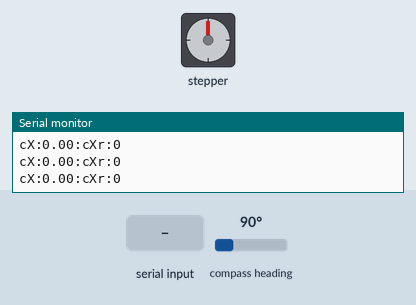
A sketch run on a simulated Arduino Uno, built with avr-gcc and run on an emulated ATmega328P. Shown: stepper motor, the last lines printed to the serial monitor. Inputs (shaded band) come from the test bench; at power-on: compass heading 90°. Stepper angles assume 200 steps per turn.

Above: at 1.2 s.
1.3 s: "X90\n" received over Serial
At 1.47 s:
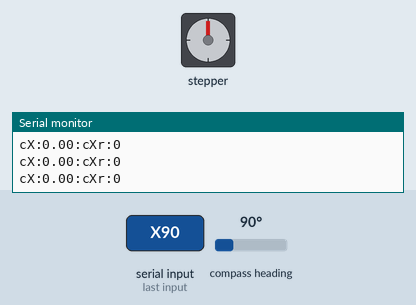
At 2.3 s:
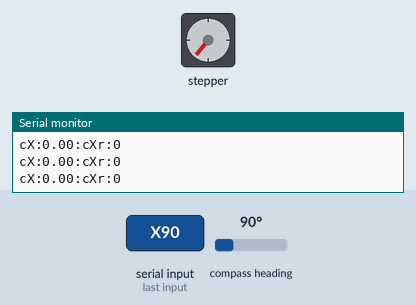
3.1 s: compass heading set to 7°
6.1 s: compass heading set to 180°
Timing chart, 0 to 8.6 s (numbered marks = the images above; inputs shaded):
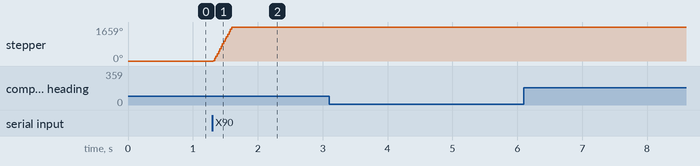

The sketch:

SingleChannelMotorControl.ino
```cpp
#include <AccelStepper.h>
#include <MultiStepper.h>
#include "AS5600.h"
#include "Wire.h"

#define X_ENDSTOP 7
AccelStepper stepper1(1, 2, 3);
AS5600 as5600X;


double STEP = 4;
int MOTOR_SPEED = 5000;

double MM_PER_STEP = 0.0488 * (8 / STEP);
double MM_PER_ENCD_RES = 0.0191; // Encoder resolution
double xMoveTo = 0;
float motorCuttentPosition = 0;
float lastxMoveTo = 0;

float motorChangableSpeed = MOTOR_SPEED;

/*
   Threading Parameter
*/

int lastValue = 0;
int last_loop_time = 0;
int last_loop_thread1 = 0;
int last_loop_thread2 = 0;


String serialReadString;

bool serialPackComplete = false;

void setup() {

  //Init serial.port
  Serial.begin(115200);
  while (!Serial);
  Serial.setTimeout(250);

  //Init Zero End  Sensor
  pinMode(X_ENDSTOP, INPUT);

  //Init stepper motorX
  // 1000 step = 50 mm
  // 1 step = 0.05 mm
  // 20step = 1 mm
  // 1/8 microstep
  stepper1.setMaxSpeed(10000.0);
  stepper1.setAcceleration(5000.0);
  Serial.println("Motor is initialed");

  //Init Encoder
  as5600X.begin(6);  //  set direction pin.
  //as5600X.setDirection(AS5600_COUNTERCLOCK_WISE);  // default, just be explicit.
  as5600X.setDirection(AS5600_CLOCK_WISE);  // default, just be explicit.
  int b = as5600X.isConnected();
  Serial.print("Connect: ");
  Serial.println(b);

  //  set initial position
  as5600X.resetCumulativePosition(0);

}

void loop() {
  ListenSerialPort();
  //Serial.println(MM_PER_STEP);
  //Serial.println(xMoveTo / MM_PER_STEP);
  if (serialReadString == "homing\n") {
    //homing the platform
    Homeming();
  }


  //  Read Position Data from the AS5600
  //
  if (millis() - last_loop_thread1 >= 40)
  {
    motorCuttentPosition = as5600X.getCumulativePosition() * MM_PER_ENCD_RES;
    Serial.print("cX:");
    Serial.print(motorCuttentPosition);
    Serial.print(":cXr:");
    Serial.println(as5600X.getRevolutions());
    last_loop_thread1 = millis();
  }

  if (millis() - last_loop_thread2 > 40) {
    last_loop_thread2 = millis();
    //Reading the coming serail data for movement command
    if (serialReadString[0] == 'X') {
      int commaIndex = serialReadString.indexOf(",");
      //Serial.println(commaIndex);

      xMoveTo = serialReadString.substring(1, commaIndex).toFloat();

      serialReadString = "";
      Serial.write("ok\n");
      Serial.read();

    } else {
      serialReadString = "";
      //Serial.write("ok\n");
      Serial.read();
    }
  }
  stepper1.moveTo((int)(xMoveTo / MM_PER_STEP));
  stepper1.setSpeed(10000);
  stepper1.runSpeedToPosition();
  lastxMoveTo = xMoveTo;
}


// Function Definition
void Homeming() {
  //MotorHoming();
  stepper1.setCurrentPosition(0);
  xMoveTo = 0;
  SensorHomeing();

  Serial.write("Homing is finished\n");
  // Operation finished, send a finished command to the control board.
  Serial.write("ok\n");
  Serial.read();
}

void MotorHoming() {
  int xInitHoming = 1;
  while (digitalRead(X_ENDSTOP)) {
    stepper1.moveTo(xInitHoming);
    stepper1.setSpeed(800);
    xInitHoming -= 1;
    stepper1.runSpeedToPosition();

    if (millis() - last_loop_time > 40) {
      Serial.print("Current_PosX:");
      Serial.print(stepper1.currentPosition());

      Serial.print("X ENDSTOP  ");
      Serial.println(digitalRead(X_ENDSTOP));

      last_loop_time = millis();
    }
  }

  stepper1.setCurrentPosition(0);
  Serial.print("X is homed    ");
  Serial.print("Current_PosX:");
  Serial.print(stepper1.currentPosition());

  xMoveTo = 0;
}

void SensorHomeing() {
  delay(50);
  as5600X.resetCumulativePosition(0);

}

void ListenSerialPort() {
  /*
    Listen the command from seial port. If with a '\n' end, serial communication package finished.
  */
  while (Serial.available() > 0) {
    char c = Serial.read();
    serialReadString += c;
    //delay(2);
    if (c == '\n') {
      break;
    }
  }
}
```

Measured:
- after the input at 1.3 s, stepper: turns 1659° clockwise in 0.28 s, starting at once
